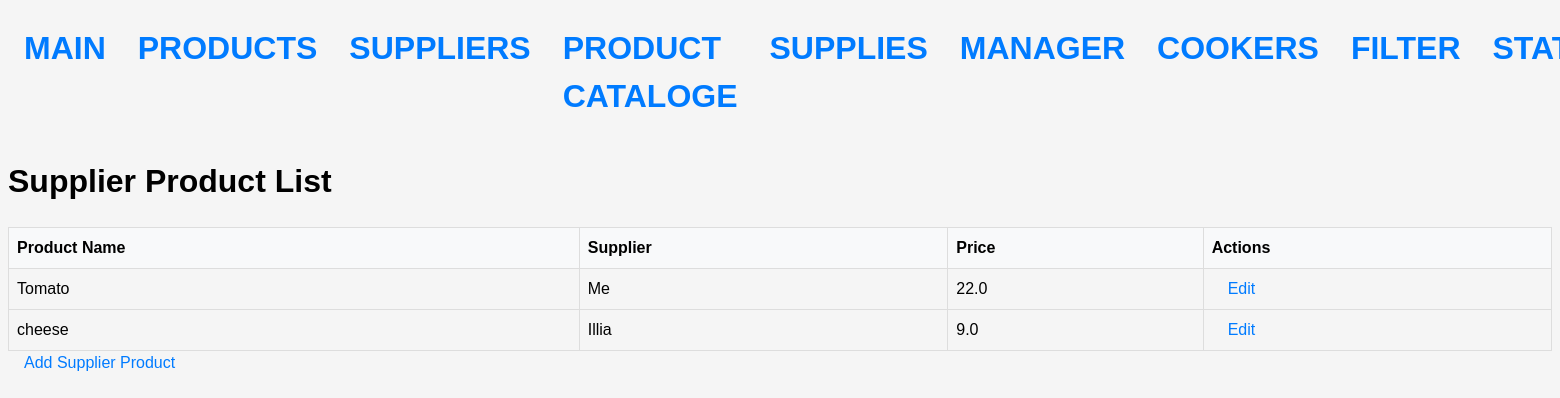
Before: /supplier_products/ with the older database file.
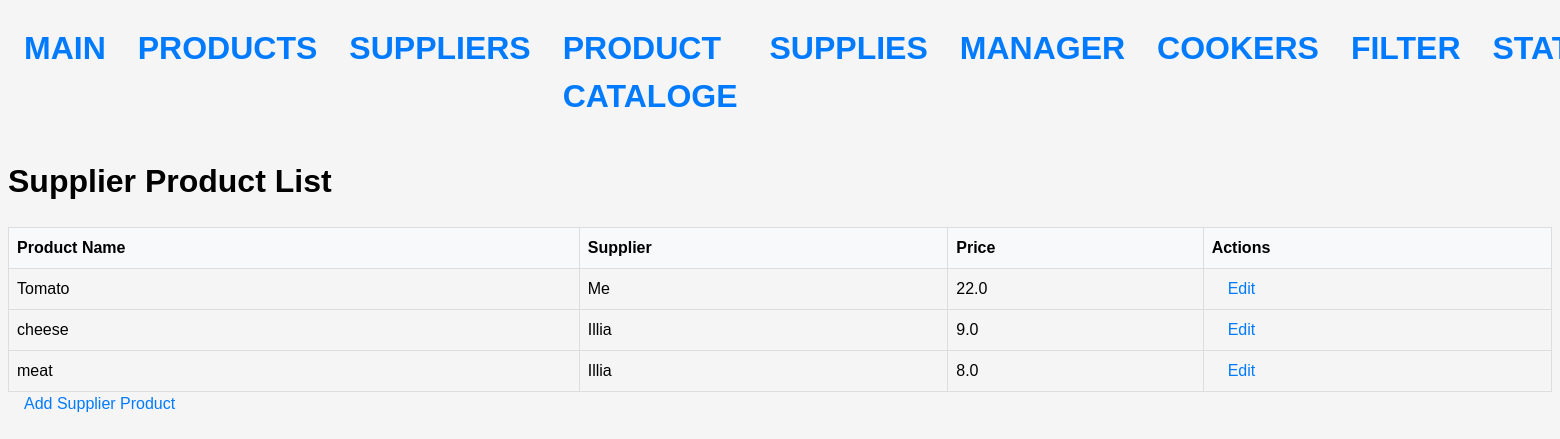
After: the same page with the newer database file.
### stock/models.py (models this page shows, shortened)
class SupplierProduct(Model):
    product = models.ForeignKey(Product, on_delete=models.CASCADE, null=True)
    supplier = models.ForeignKey(Supplier, on_delete=models.CASCADE, null=True)
    price = models.FloatField()

class Product(Model):
    name = models.CharField(max_length=64)
    term = models.IntegerField()
    measure = models.ForeignKey(Measure, on_delete=models.CASCADE)

class Supplier(Model):
    name = models.CharField(max_length=64)
    phone = models.CharField(max_length=24)
    email = models.CharField(max_length=64)
    address = models.CharField(max_length=128)
    iban = models.IntegerField()
    rating = models.IntegerField(validators=[MaxValueValidator(5)])
    payment_method = models.ForeignKey(Payment, on_delete=models.SET_NULL, null=True)
    delivery_method = models.ForeignKey(Delivery, on_delete=models.SET_NULL, null=True)

### stock/views.py (the view)
# urls.py: path('supplier_products/', SupplierProductListView.as_view(), name='supplier_product_list'),
class SupplierProductListView(ListView):
    model = SupplierProduct
    template_name = 'supplier_product_list.html'
    context_object_name = 'supplier_products'

### templates/supplier_product_list.html
{% extends 'base.html' %}
{% block content %}
  <h1>Supplier Product List</h1>
  <table>
    <thead>
      <tr>
        <th>Product Name</th>
        <th>Supplier</th>
        <th>Price</th>
        <th>Actions</th>
      </tr>
    </thead>
    <tbody>
      {% for supplier_product in supplier_products %}
        <tr>
          <td>{{ supplier_product.product.name }}</td>
          <td>{{ supplier_product.supplier.name }}</td>
          <td>{{ supplier_product.price }}</td>
          <td>
            <a href="{% url 'supplier_product_update' supplier_product.pk %}">Edit</a>
          </td>
        </tr>
      {% endfor %}
    </tbody>
  </table>
  <a href="{% url 'supplier_product_create' %}">Add Supplier Product</a>
{% endblock %}

Changed rows visible on the page:
added SupplierProduct: product.name "meat", supplier.name "Illia", price "8.0"
